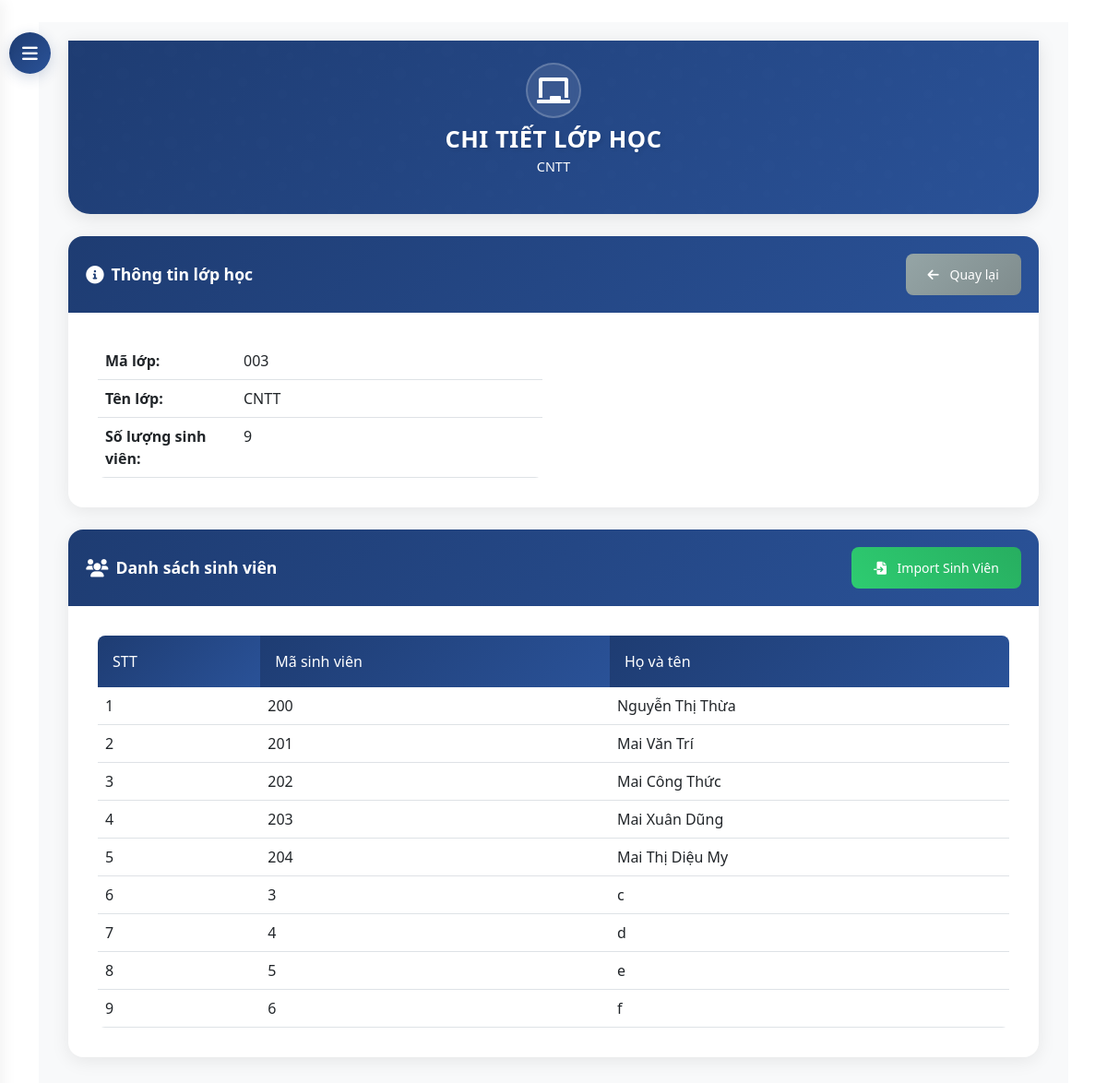
Screenshot of /dashboard/classrooms/2/ (signed in) with the database file from the repository.
### core/models.py (models this page shows, shortened)
class ClassRoom(models.Model):
    class_code = models.CharField(max_length=10)
    name = models.CharField(max_length=100)

class Student(models.Model):
    student_id = models.CharField(max_length=20, unique=True)
    name = models.CharField(max_length=100)
    classroom = models.ForeignKey(ClassRoom, on_delete=models.CASCADE, null=True, blank=True)
    phone = models.CharField(max_length=15, blank=True, null=True)
    user = models.OneToOneField(User, on_delete=models.SET_NULL, null=True, blank=True)

### core/views.py (the view)
# urls.py: path('dashboard/classrooms/<int:classroom_id>/', views.classroom_detail, name='classroom_detail'),
@login_required
@user_passes_test(is_admin)
def classroom_detail(request, classroom_id):
    classroom = get_object_or_404(ClassRoom, id=classroom_id)
    students = classroom.student_set.all()
    return render(request, 'core/admin/classroom_detail.html', {
        'classroom': classroom,
        'students': students
    })

### core/views.py (called while the page is built)
def is_admin(user):
    return user.is_superuser

### templates/core/admin/classroom_detail.html (shortened to what this page needs)
{% extends 'base.html' %}
{% block content %}
<button id="sidebarCollapse">
    <i class="fas fa-bars"></i>
</button>
<div id="content">
    <div class="container-fluid">
        <div class="hero-section">
            <div class="container">
                <div class="row justify-content-center text-center">
                    <div class="col-md-8">
                        <div class="hero-icon">
                            <i class="fas fa-chalkboard"></i>
                        </div>
                        <h1 class="hero-title">CHI TIẾT LỚP HỌC</h1>
                        <p class="hero-subtitle">{{ classroom.name }}</p>
                    </div>
                </div>
            </div>
        </div>
        <div class="form-card mb-4">
            <div class="card-header d-flex justify-content-between align-items-center">
                <h4>
                    <i class="fas fa-info-circle"></i>
                    Thông tin lớp học
                </h4>
                <a href="{% url 'classroom_list' %}" class="btn btn-secondary btn-sm">
                    <i class="fas fa-arrow-left"></i> Quay lại
                </a>
            </div>
            <div class="card-body">
                <div class="row">
                    <div class="col-md-6">
                        <table class="table">
                            <tr>
                                <th style="width: 150px;">Mã lớp:</th>
                                <td>{{ classroom.class_code }}</td>
                            </tr>
                            <tr>
                                <th>Tên lớp:</th>
                                <td>{{ classroom.name }}</td>
                            </tr>
                            <tr>
                                <th>Số lượng sinh viên:</th>
                                <td>{{ students.count }}</td>
                            </tr>
                        </table>
                    </div>
                </div>
            </div>
        </div>
        <div class="form-card">
            <div class="card-header d-flex justify-content-between align-items-center">
                <h4>
                    <i class="fas fa-users"></i>
                    Danh sách sinh viên
                </h4>
                <a href="{% url 'classroom_import_students' classroom.id %}" class="btn btn-success btn-sm">
                    <i class="fas fa-file-import"></i> Import Sinh Viên
                </a>
            </div>
            <div class="card-body">
                {% if students %}
                <div class="table-responsive">
                    <table class="table">
                        <thead>
                            <tr>
                                <th>STT</th>
                                <th>Mã sinh viên</th>
                                <th>Họ và tên</th>
                            </tr>
                        </thead>
                        <tbody>
                            {% for student in students %}
                            <tr>
                                <td>{{ forloop.counter }}</td>
                                <td>{{ student.student_id }}</td>
                                <td>{{ student.name }}</td>
                            </tr>
                            {% endfor %}
                        </tbody>
                    </table>
                </div>
                {% else %}
                <div class="alert alert-info">
                    <i class="fas fa-info-circle me-2"></i>
                    Chưa có sinh viên nào trong lớp này. Nhấn vào nút "Import Sinh Viên" để thêm sinh viên.
                </div>
                {% endif %}
            </div>
        </div>
    </div>
</div>
{% endblock %}

### templates/base.html (style rules this page uses)
:root { --navbar-bg: #0d47a1; --navbar-hover: rgba(255, 255, 255, 0.1); }

### templates/core/admin/classroom_detail.html (style rules this page uses)
:root { --primary-gradient: linear-gradient(135deg, #1e3c72 0%, #2a5298 100%); --secondary-gradient: linear-gradient(135deg, #2193b0 0%, #6dd5ed 100%); --accent-gradient: linear-gradient(45deg, #ff6b6b, #ff8e8e); --success-gradient: linear-gradient(45deg, #2ecc71, #27ae60); --primary-color: #1e3c72; --text-light: rgba(255, 255, 255, 0.8); }
#sidebarCollapse { position: fixed; top: 35px; left: 10px; z-index: 999; border: none; background: var(--primary-gradient); color: white; padding: 12px 15px; border-radius: 50%; cursor: pointer; transition: all 0.3s; box-shadow: 0 4px 15px rgba(30, 60, 114, 0.2); width: 45px; height: 45px; display: flex; align-items: center; justify-content: center; }
#sidebarCollapse i { font-size: 1.2rem; transition: transform 0.3s ease; }
#content { transition: all 0.3s cubic-bezier(0.4, 0, 0.2, 1); margin-left: 0; padding: 20px; background: #f8f9fa; min-height: 100vh; }
.hero-section { background: var(--primary-gradient); color: white; padding: 1.5rem 0; margin-bottom: 1.5rem; border-radius: 0 0 1.5rem 1.5rem; box-shadow: 0 4px 20px rgba(0,0,0,0.1); position: relative; overflow: hidden; }
.hero-section::before { content: ''; position: absolute; top: 0; left: 0; right: 0; bottom: 0; opacity: 0.1; animation: slide 20s linear infinite; }
.hero-icon { font-size: 2rem; margin-bottom: 0.5rem; animation: float 3s ease-in-out infinite; background: rgba(255, 255, 255, 0.1); width: 60px; height: 60px; display: flex; align-items: center; justify-content: center; border-radius: 50%; margin: 0 auto 0.5rem; backdrop-filter: blur(5px); border: 2px solid rgba(255, 255, 255, 0.2); }
.hero-title { font-size: 1.6rem; font-weight: 700; margin-bottom: 0.2rem; text-shadow: 2px 2px 4px rgba(0,0,0,0.1); animation: fadeInUp 1s ease-out; letter-spacing: 0.5px; }
.hero-subtitle { font-size: 0.9rem; opacity: 0; animation: fadeInUp 1s ease-out forwards; animation-delay: 0.3s; font-weight: 300; }
.form-card { background: white; border-radius: 1rem; box-shadow: 0 4px 20px rgba(0,0,0,0.08); overflow: hidden; transition: all 0.3s ease; margin-bottom: 2rem; }
.form-card .card-header { background: var(--primary-gradient); border: none; padding: 1.2rem; color: white; }
.form-card .card-header h4 { margin: 0; font-size: 1.1rem; font-weight: 600; display: flex; align-items: center; }
.form-card .card-header h4 i { margin-right: 0.5rem; font-size: 1.1em; }
.form-card .card-body { padding: 2rem; }
.table { border-radius: 0.5rem; overflow: hidden; margin-bottom: 0; }
.table thead th { background: var(--primary-gradient); color: white; font-weight: 500; border: none; padding: 1rem; }
.table tbody tr { transition: all 0.3s ease; }
.btn { padding: 0.75rem 1.5rem; border-radius: 0.5rem; font-weight: 500; transition: all 0.3s ease; }
.btn-success { background: var(--success-gradient); border: none; }
.btn-secondary { background: linear-gradient(135deg, #95a5a6, #7f8c8d); border: none; }
.btn i { margin-right: 0.5rem; }

### rows the page displays
ClassRoom: name "CNTT", class_code "003", count "9"
Student: student_id "200", name "Nguyễn Thị Thừa"
Student: student_id "201", name "Mai Văn Trí"
Student: student_id "202", name "Mai Công Thức"
Student: student_id "203", name "Mai Xuân Dũng"
Student: student_id "204", name "Mai Thị Diệu My"
Student: student_id "3", name "c"
Student: student_id "4", name "d"
Student: student_id "5", name "e"
Student: student_id "6", name "f"
